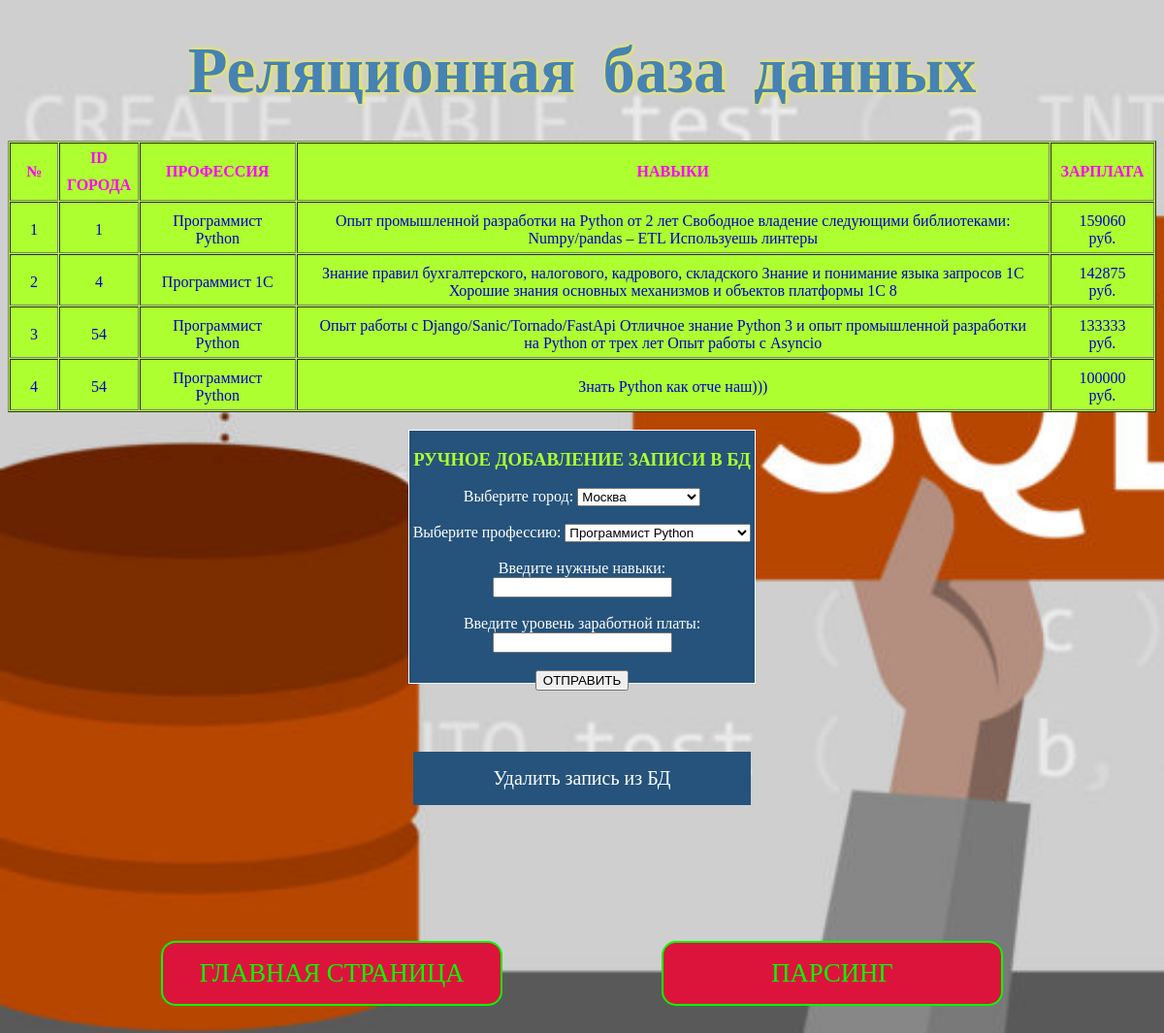
Screenshot of /sqlite.html with the database file from the repository.
### main.py (models this page shows, shortened)
class Search(db.Model):
    id = db.Column(db.Integer, primary_key=True)
    city = db.Column(db.String(1024), nullable=False)
    vac = db.Column(db.String(1024), nullable=False)
    text = db.Column(db.Text, nullable=False)
    salary = db.Column(db.Integer)

### main.py (the view)
@app.route('/sqlite.html', methods=['POST', 'GET'])
def sql():
    if request.method == "POST":
        city_id = request.form['city']
        vac = request.form['vac']
        skill = request.form['skills']
        salary = request.form['salary']
        manual_search = Search(city=city_id, vac=vac, text=skill, salary=salary)
        try:
            db.session.add(manual_search)
            db.session.commit()
            return redirect('sqlite.html')
        except:
            db.session.rollback()
            return 'Ошибка добавления в БД. Попробуйте снова.'
    else:
        all_str = Search.query.all()
        return render_template('sqlite.html', all_str=all_str)

### templates/sqlite.html (shortened to what this page needs)
<!DOCTYPE html>
<html lang="en">
<head>
    <link href="/static/css/sqlite.css" rel="stylesheet" type="text/css">
</head>
<body>
    <h1 class="title">Реляционная база данных</h1>
    <table class="table" align="center" border="1">
        <tr>
            <th class="th">№</th>
            <th class="th">ID ГОРОДА</th>
            <th class="th">ПРОФЕССИЯ</th>
            <th class="th">НАВЫКИ</th>
            <th class="th">ЗАРПЛАТА</th>
        </tr>
        {% for s in all_str %}
        <tr>
            <td class="td">{{s.id}}</td>
            <td class="td">{{s.city}}</td>
            <td class="td">{{s.vac}}</td>
            <td class="td">{{s.text}}</td>
            <td class="td">{{s.salary}} руб.</td>
        </tr>
        {% endfor %}
    </table>
    <br>
    <div class="rectangle text_center">
        <form method="post">
            <p class="title_form"><b>РУЧНОЕ ДОБАВЛЕНИЕ ЗАПИСИ В БД</b></p>
            <label>
                Выберите город:
            </label>
            <select name="city" id="city">
                <option value="1">Москва</option>
            </select>
            <br><br>
            <label>
                Выберите профессию:
            </label>
            <select name="vac" id="vac">
                <option value="Программист Python">Программист Python</option>
            </select>
            <br><br>
            Введите нужные навыки:
            <input type="text" name="skills">
            <br><br>
            Введите уровень заработной платы:
            <input type="text" name="salary">
            <br><br>
            <input type="submit" value="ОТПРАВИТЬ">
        </form>
    </div>
    <a href="/delete.html" class="del">Удалить запись из БД</a>
    <br>
    <a href="/index.html" class="btn">ГЛАВНАЯ СТРАНИЦА</a>
    <a href="/parsing.html" class='btn'>ПАРСИНГ</a>
</body>
</html>

### static/css/sqlite.css (style rules this page uses)
body { background-image: url('/static/images/sql.jpg'); background-repeat: no-repeat; background-size: cover; text-align: center; }
.title { color: #4682B4; margin: 50px 40px; font-size: 50pt; text-shadow: 1px 0 5px #FFFF00; line-height: 45px; word-spacing: 12px; }
.btn { display: inline-block; width: 300px; margin: 70px 80px; background: #DC143C; color: #00FF00; padding: 1rem 1.5rem; text-decoration: none; font-family: Verdana, "Times New Roman", serif; font-size: 20pt; border-radius: 15px; border: 2px solid; }
.table { color: #0000CD; border-spacing: 1px; background: #ADFF2F; }
.th { line-height: 28px; color: #FF00FF; border-spacing: 1px; }
.td { padding-bottom: 5px; padding-top: 10px; padding-left: 20px; padding-right: 20px; }
.rectangle { width: 30%; height: 260px; border:1px solid; margin:auto; background: #25537b; }
.text_center { color: #ffffff; text-align: center; }
.title_form { font-family: ms linedraw, "Times New Roman", serif; font-size: 14pt; color: #ADFF2F; }
.del { display: inline-block; width: 300px; margin: 70px 80px; background: #25537b; color: #ffffff; padding: 1rem 1.5rem; text-decoration: none; font-family: Verdana, "Times New Roman", serif; font-size: 15pt; }

### rows the page displays
Search: id "1", city "1", vac "Программист Python", text "Опыт промышленной разработки на Python от 2 лет Свободное владение следующими библиотеками: Numpy/pandas – ETL Используешь линтеры", salary "159060"
Search: id "2", city "4", vac "Программист 1С", text "Знание правил бухгалтерского, налогового, кадрового, складского Знание и понимание языка запросов 1С Хорошие знания основных механизмов и объектов платформы 1С 8", salary "142875"
Search: id "3", city "54", vac "Программист Python", text "Опыт работы с Django/Sanic/Tornado/FastApi Отличное знание Python 3 и опыт промышленной разработки на Python от трех лет Опыт работы с Asyncio", salary "133333"
Search: id "4", city "54", vac "Программист Python", text "Знать Python как отче наш)))", salary "100000"
